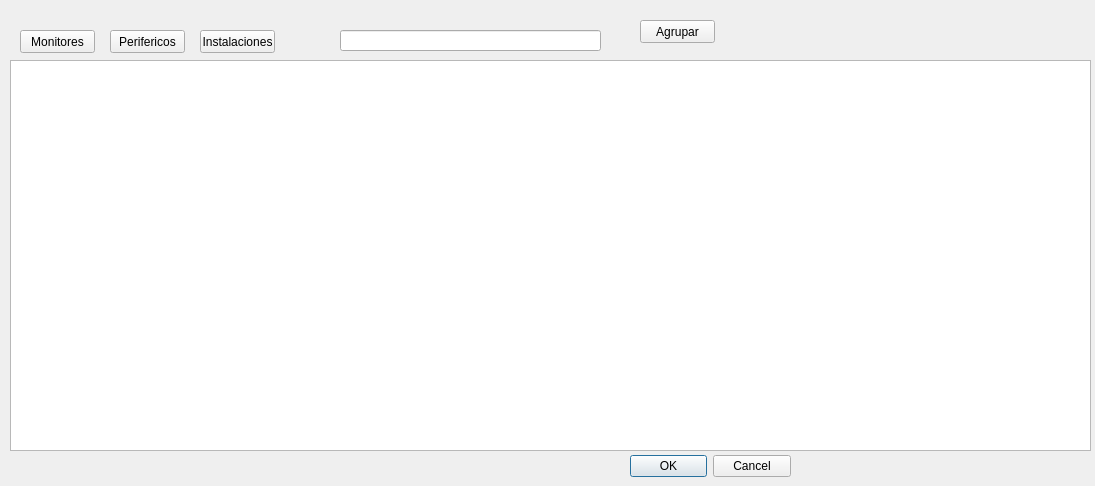
<?xml version="1.0" encoding="UTF-8"?>
<ui version="4.0">
 <class>Busqueda</class>
 <widget class="QDialog" name="Busqueda">
  <property name="geometry">
   <rect>
    <x>0</x>
    <y>0</y>
    <width>1095</width>
    <height>486</height>
   </rect>
  </property>
  <property name="windowTitle">
   <string>Busqueda Reparaciones</string>
  </property>
  <widget class="QDialogButtonBox" name="buttonBox">
   <property name="geometry">
    <rect>
     <x>630</x>
     <y>450</y>
     <width>161</width>
     <height>32</height>
    </rect>
   </property>
   <property name="orientation">
    <enum>Qt::Horizontal</enum>
   </property>
   <property name="standardButtons">
    <set>QDialogButtonBox::Cancel|QDialogButtonBox::Ok</set>
   </property>
  </widget>
  <widget class="QTableView" name="BusquedaTbl">
   <property name="enabled">
    <bool>true</bool>
   </property>
   <property name="geometry">
    <rect>
     <x>10</x>
     <y>60</y>
     <width>1081</width>
     <height>391</height>
    </rect>
   </property>
   <property name="styleSheet">
    <string notr="true">selection-background-color: rgb(85, 255, 0);</string>
   </property>
   <property name="inputMethodHints">
    <set>Qt::ImhHiddenText</set>
   </property>
   <property name="editTriggers">
    <set>QAbstractItemView::NoEditTriggers</set>
   </property>
   <property name="alternatingRowColors">
    <bool>true</bool>
   </property>
   <property name="selectionBehavior">
    <enum>QAbstractItemView::SelectRows</enum>
   </property>
   <attribute name="verticalHeaderVisible">
    <bool>false</bool>
   </attribute>
   <attribute name="verticalHeaderDefaultSectionSize">
    <number>21</number>
   </attribute>
  </widget>
  <widget class="QPushButton" name="Monitores">
   <property name="geometry">
    <rect>
     <x>20</x>
     <y>30</y>
     <width>75</width>
     <height>23</height>
    </rect>
   </property>
   <property name="text">
    <string>Monitores</string>
   </property>
  </widget>
  <widget class="QPushButton" name="Perifericos">
   <property name="geometry">
    <rect>
     <x>110</x>
     <y>30</y>
     <width>75</width>
     <height>23</height>
    </rect>
   </property>
   <property name="text">
    <string>Perifericos</string>
   </property>
  </widget>
  <widget class="QPushButton" name="Instalaciones">
   <property name="geometry">
    <rect>
     <x>200</x>
     <y>30</y>
     <width>75</width>
     <height>23</height>
    </rect>
   </property>
   <property name="text">
    <string>Instalaciones</string>
   </property>
  </widget>
  <widget class="QLineEdit" name="AgenteBuscar">
   <property name="geometry">
    <rect>
     <x>340</x>
     <y>30</y>
     <width>261</width>
     <height>21</height>
    </rect>
   </property>
   <property name="font">
    <font>
     <family>Times New Roman</family>
     <pointsize>9</pointsize>
     <weight>75</weight>
     <bold>true</bold>
    </font>
   </property>
   <property name="contextMenuPolicy">
    <enum>Qt::DefaultContextMenu</enum>
   </property>
   <property name="layoutDirection">
    <enum>Qt::LeftToRight</enum>
   </property>
   <property name="inputMethodHints">
    <set>Qt::ImhDate|Qt::ImhSensitiveData</set>
   </property>
   <property name="text">
    <string/>
   </property>
   <property name="maxLength">
    <number>80</number>
   </property>
   <property name="alignment">
    <set>Qt::AlignCenter</set>
   </property>
  </widget>
  <widget class="QPushButton" name="Instalaciones_2">
   <property name="geometry">
    <rect>
     <x>640</x>
     <y>20</y>
     <width>75</width>
     <height>23</height>
    </rect>
   </property>
   <property name="text">
    <string>Agrupar</string>
   </property>
  </widget>
 </widget>
 <resources/>
 <connections>
  <connection>
   <sender>buttonBox</sender>
   <signal>accepted()</signal>
   <receiver>Busqueda</receiver>
   <slot>accept()</slot>
   <hints>
    <hint type="sourcelabel">
     <x>248</x>
     <y>254</y>
    </hint>
    <hint type="destinationlabel">
     <x>157</x>
     <y>274</y>
    </hint>
   </hints>
  </connection>
  <connection>
   <sender>buttonBox</sender>
   <signal>rejected()</signal>
   <receiver>Busqueda</receiver>
   <slot>reject()</slot>
   <hints>
    <hint type="sourcelabel">
     <x>316</x>
     <y>260</y>
    </hint>
    <hint type="destinationlabel">
     <x>286</x>
     <y>274</y>
    </hint>
   </hints>
  </connection>
 </connections>
</ui>
